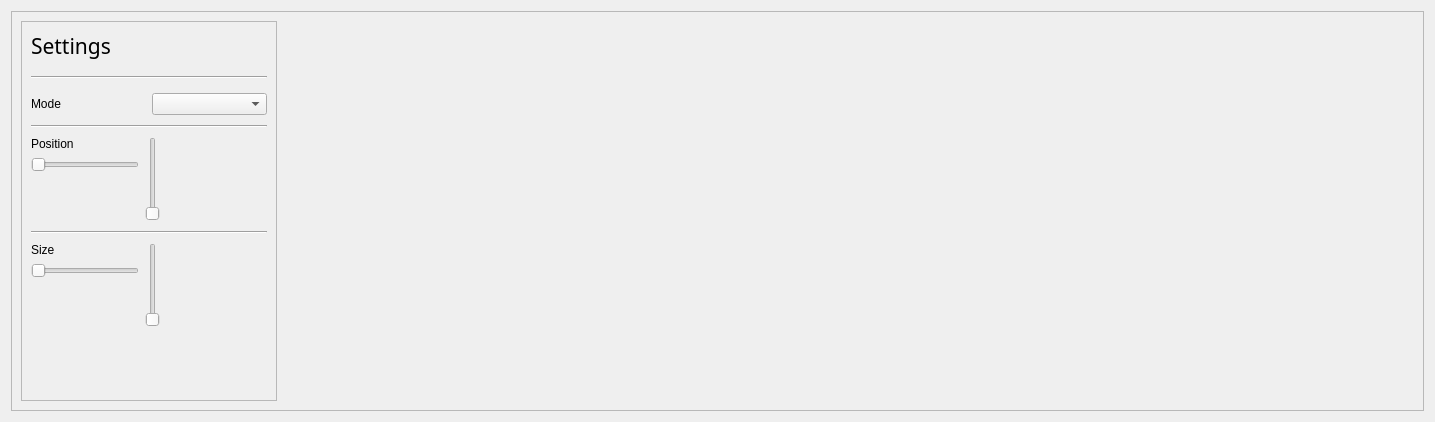
<?xml version="1.0" encoding="UTF-8"?>
<ui version="4.0">
 <class>Form</class>
 <widget class="QWidget" name="Form">
  <property name="geometry">
   <rect>
    <x>0</x>
    <y>0</y>
    <width>1435</width>
    <height>422</height>
   </rect>
  </property>
  <property name="windowTitle">
   <string>Form</string>
  </property>
  <layout class="QHBoxLayout" name="horizontalLayout">
   <item>
    <widget class="QFrame" name="frame">
     <property name="frameShape">
      <enum>QFrame::StyledPanel</enum>
     </property>
     <property name="frameShadow">
      <enum>QFrame::Raised</enum>
     </property>
     <layout class="QHBoxLayout" name="horizontalLayout_3">
      <item>
       <layout class="QHBoxLayout" name="lay_hor">
        <item>
         <widget class="QFrame" name="frame_2">
          <property name="maximumSize">
           <size>
            <width>256</width>
            <height>16777215</height>
           </size>
          </property>
          <property name="frameShape">
           <enum>QFrame::StyledPanel</enum>
          </property>
          <property name="frameShadow">
           <enum>QFrame::Raised</enum>
          </property>
          <layout class="QHBoxLayout" name="horizontalLayout_4">
           <item>
            <layout class="QVBoxLayout" name="verticalLayout">
             <item>
              <widget class="QLabel" name="label_5">
               <property name="font">
                <font>
                 <family>Sans Serif</family>
                 <pointsize>16</pointsize>
                 <weight>50</weight>
                 <italic>false</italic>
                 <bold>false</bold>
                </font>
               </property>
               <property name="styleSheet">
                <string notr="true">font: 16pt &quot;Sans Serif&quot;;</string>
               </property>
               <property name="text">
                <string>Settings</string>
               </property>
              </widget>
             </item>
             <item>
              <widget class="Line" name="line">
               <property name="minimumSize">
                <size>
                 <width>0</width>
                 <height>20</height>
                </size>
               </property>
               <property name="orientation">
                <enum>Qt::Horizontal</enum>
               </property>
              </widget>
             </item>
             <item>
              <layout class="QHBoxLayout" name="horizontalLayout_6">
               <item>
                <widget class="QLabel" name="label_6">
                 <property name="text">
                  <string>Mode</string>
                 </property>
                </widget>
               </item>
               <item>
                <widget class="QComboBox" name="comboBox_mode"/>
               </item>
              </layout>
             </item>
             <item>
              <widget class="Line" name="line_3">
               <property name="minimumSize">
                <size>
                 <width>0</width>
                 <height>10</height>
                </size>
               </property>
               <property name="orientation">
                <enum>Qt::Horizontal</enum>
               </property>
              </widget>
             </item>
             <item>
              <layout class="QHBoxLayout" name="horizontalLayout_8">
               <item>
                <layout class="QVBoxLayout" name="verticalLayout_6">
                 <item>
                  <widget class="QLabel" name="label_7">
                   <property name="text">
                    <string>Position</string>
                   </property>
                   <property name="alignment">
                    <set>Qt::AlignLeading|Qt::AlignLeft|Qt::AlignTop</set>
                   </property>
                  </widget>
                 </item>
                 <item>
                  <widget class="QSlider" name="sld_pos_x">
                   <property name="orientation">
                    <enum>Qt::Horizontal</enum>
                   </property>
                  </widget>
                 </item>
                 <item>
                  <spacer name="verticalSpacer_2">
                   <property name="orientation">
                    <enum>Qt::Vertical</enum>
                   </property>
                   <property name="sizeHint" stdset="0">
                    <size>
                     <width>20</width>
                     <height>40</height>
                    </size>
                   </property>
                  </spacer>
                 </item>
                </layout>
               </item>
               <item>
                <widget class="QSlider" name="sld_pos_y">
                 <property name="orientation">
                  <enum>Qt::Vertical</enum>
                 </property>
                </widget>
               </item>
               <item>
                <spacer name="horizontalSpacer">
                 <property name="orientation">
                  <enum>Qt::Horizontal</enum>
                 </property>
                 <property name="sizeHint" stdset="0">
                  <size>
                   <width>40</width>
                   <height>20</height>
                  </size>
                 </property>
                </spacer>
               </item>
              </layout>
             </item>
             <item>
              <widget class="Line" name="line_2">
               <property name="minimumSize">
                <size>
                 <width>0</width>
                 <height>10</height>
                </size>
               </property>
               <property name="frameShadow">
                <enum>QFrame::Sunken</enum>
               </property>
               <property name="lineWidth">
                <number>1</number>
               </property>
               <property name="orientation">
                <enum>Qt::Horizontal</enum>
               </property>
              </widget>
             </item>
             <item>
              <layout class="QHBoxLayout" name="horizontalLayout_9">
               <item>
                <layout class="QVBoxLayout" name="verticalLayout_4">
                 <item>
                  <widget class="QLabel" name="label_3">
                   <property name="text">
                    <string>Size</string>
                   </property>
                   <property name="alignment">
                    <set>Qt::AlignLeading|Qt::AlignLeft|Qt::AlignTop</set>
                   </property>
                  </widget>
                 </item>
                 <item>
                  <widget class="QSlider" name="sld_size_x">
                   <property name="orientation">
                    <enum>Qt::Horizontal</enum>
                   </property>
                  </widget>
                 </item>
                 <item>
                  <spacer name="verticalSpacer_3">
                   <property name="orientation">
                    <enum>Qt::Vertical</enum>
                   </property>
                   <property name="sizeHint" stdset="0">
                    <size>
                     <width>20</width>
                     <height>40</height>
                    </size>
                   </property>
                  </spacer>
                 </item>
                </layout>
               </item>
               <item>
                <widget class="QSlider" name="sld_size_y">
                 <property name="orientation">
                  <enum>Qt::Vertical</enum>
                 </property>
                </widget>
               </item>
               <item>
                <spacer name="horizontalSpacer_2">
                 <property name="orientation">
                  <enum>Qt::Horizontal</enum>
                 </property>
                 <property name="sizeHint" stdset="0">
                  <size>
                   <width>40</width>
                   <height>20</height>
                  </size>
                 </property>
                </spacer>
               </item>
              </layout>
             </item>
             <item>
              <spacer name="verticalSpacer">
               <property name="orientation">
                <enum>Qt::Vertical</enum>
               </property>
               <property name="sizeHint" stdset="0">
                <size>
                 <width>20</width>
                 <height>40</height>
                </size>
               </property>
              </spacer>
             </item>
             <item>
              <layout class="QHBoxLayout" name="horizontalLayout_5"/>
             </item>
            </layout>
           </item>
          </layout>
         </widget>
        </item>
        <item>
         <spacer name="horizontalSpacer_3">
          <property name="orientation">
           <enum>Qt::Horizontal</enum>
          </property>
          <property name="sizeHint" stdset="0">
           <size>
            <width>40</width>
            <height>20</height>
           </size>
          </property>
         </spacer>
        </item>
       </layout>
      </item>
     </layout>
    </widget>
   </item>
  </layout>
 </widget>
 <resources/>
 <connections/>
</ui>
